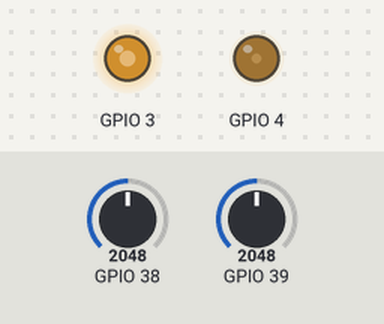
The sketch below on a simulated ESP32. Shown: output pins drawn as LEDs (lit = HIGH). The test bench sets the inputs (shaded band); at power-on: GPIO 38 = 2048, GPIO 39 = 2048.

Above: at 1.2 s.
1.3 s: GPIO 38 set to 2928
2.8 s: GPIO 38 set to 3062
At 3.8 s:
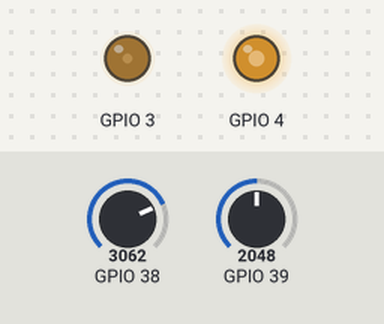
4.3 s: GPIO 39 set to 2953
5.8 s: GPIO 39 set to 3052
At 6.1 s:
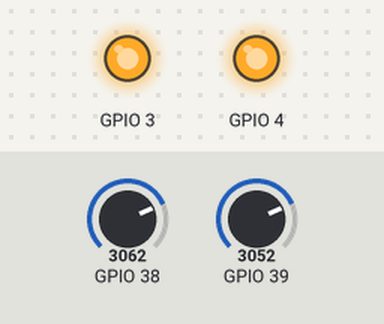
7.3 s: GPIO 39 set to 2960
At 8.4 s:
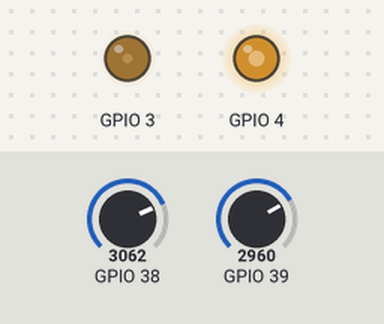
8.8 s: GPIO 39 set to 3040
At 9.6 s:
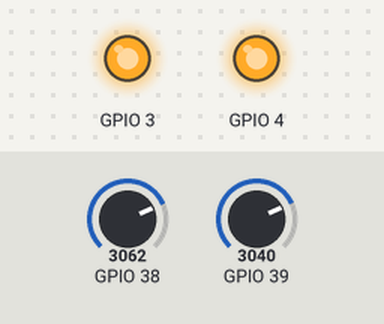
Timing chart, 0 to 11.3 s (numbered marks = the images above; inputs shaded):
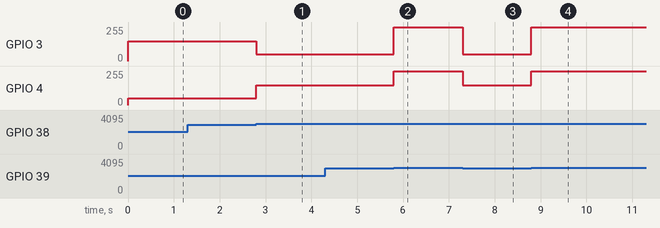

Measured:
- the behaviour switches between 2999 and 3000 on GPIO 38 (found by bisection; images 0 and 1)
- the behaviour switches between 2999 and 3000 on GPIO 39 (found by bisection; images 1 and 2)
- after the input at 1.3 s, every drawn part: stays the same
- after the input at 2.8 s, GPIO 3: 150/255 → 50/255 at once; GPIO 4: 50/255 → 150/255 at once
- after the input at 4.3 s, every drawn part: stays the same
- after the input at 5.8 s, GPIO 3: 50/255 → 255/255 at once; GPIO 4: 150/255 → 255/255 at once
- after the input at 7.3 s, GPIO 3: 255/255 → 50/255 at once; GPIO 4: 255/255 → 150/255 at once
- after the input at 8.8 s, GPIO 3: 50/255 → 255/255 at once; GPIO 4: 150/255 → 255/255 at once

The sketch:

20260312_PW3_MouseCode_v0.5.ino
```cpp
void setup() {
 pinMode(A2, INPUT);
 pinMode(A3, INPUT);
 pinMode(D2, OUTPUT);
 pinMode(D3, OUTPUT);
 Serial.begin(9600);

}

void loop() {
  // put your main code here, to run repeatedly:
 int sensorLeft = analogRead(A2);
 int sensorRight = analogRead(A3);
 if (sensorLeft < 3000){
  analogWrite(D2, 150);
  analogWrite(D3, 50);
 } else if (sensorRight < 3000){
  analogWrite(D3, 150);
  analogWrite(D2, 50);
 } else {
  analogWrite(D2, 255);
  analogWrite(D3, 255);
 }
 //else {
  //analogWrite(D3, 0);
 // analogWrite(D2, 0);
// }

}
```
